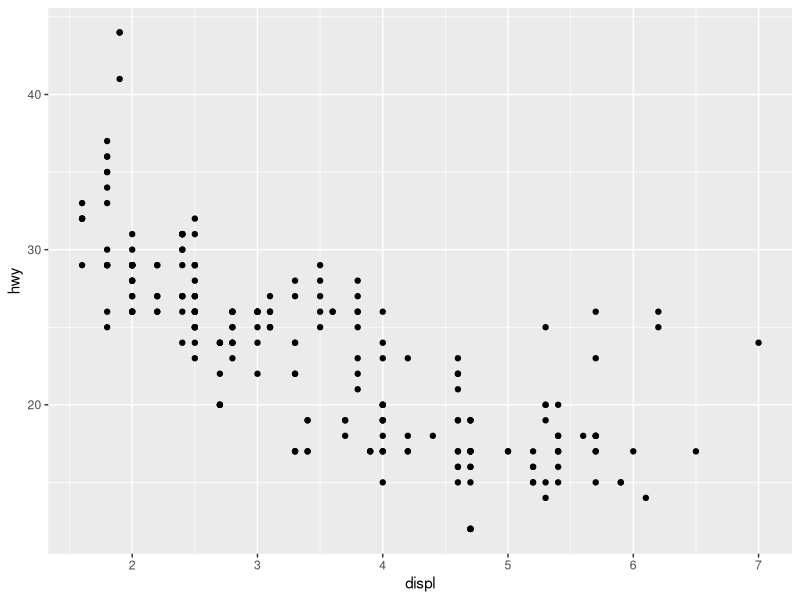
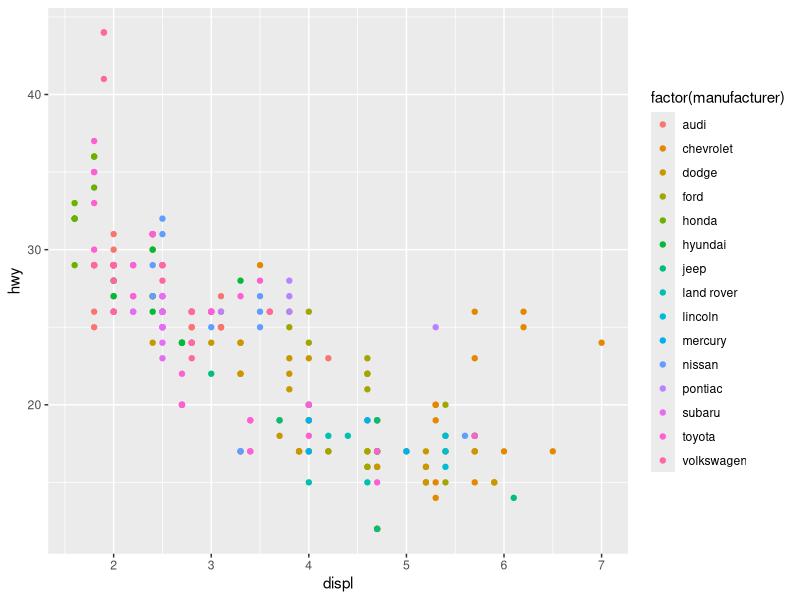
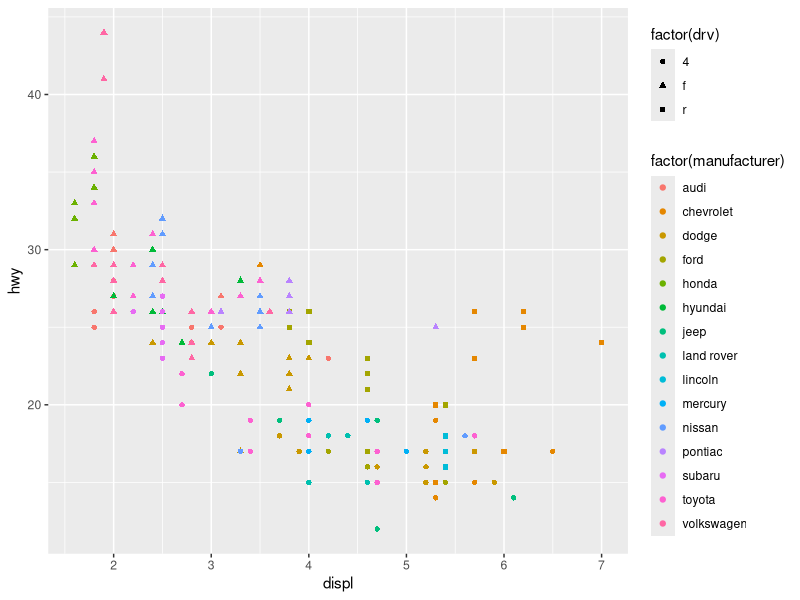
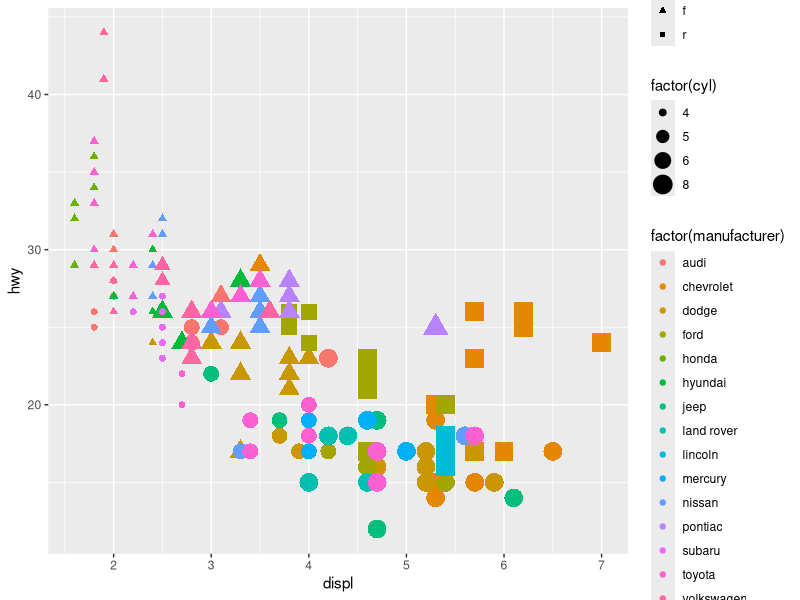
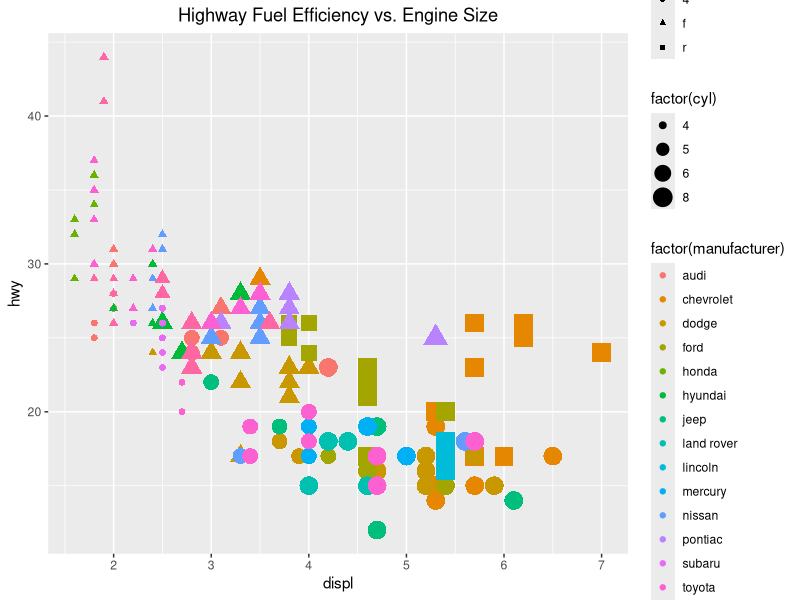

Generate these figures, in order, with R:

# EPI5143 Winter 2020 Quiz 3. Due Wednesday March 11th, 2020 by 11:59pm.   
# Please provide the code (and results from console if requested) you used to execute 
# the requested commands in each question 1 to 4 in this file.  Don't forget to include 
# your name in the document! (and in the filename) don't include the plot images themselves
# When you have completed the assignment, save it in same file format right from RStudio 
# (.R which is simply a plain text file) ans submit it to Github using instructions 
# from last class and the link emailed to you
# If you haven't already, install the "tidyverse" package, and load it into memory
# using the library() command
# The data visualization lecture notes, as well as Chapter 3: Data Visualization from 
# "R for Data Science" (available at https://r4ds.had.co.nz/ ) are good resources to 
# provide guidance 

#Nikola Rasevic
#note: 3 hashmarks (###) represent the answer to the question.

library(tidyverse)

# Question 1. The dataset mpg dataset is a base R dataset which includes data on fuel efficiency of a number
# of makes and models of automobile Have a look at this dataset using the View() command.
# how many observations and how many variables does this dataset have? (provide the code 
# and result from the console window)
# (hint:  use the nrow() and ncol() and/or the dim()  R functions )

###11 variables and 234 observations
view(mpg)
dim(mpg)

# The following commands to ggplot create a basic plot of the 
# highway fuel efficiency vs.engine size (displacement in L) for vehicles in the dataset
# ie. x=displ and y=hwy, run this code and look at the plot 
# (click zoom in the plots window to make it bigger) 
##################
 ggplot(data = mpg) + geom_point(mapping = aes(x = displ, y = hwy))
##################
# Question 2. modify and run the ggplot code to make each class of vehicle a different colour
ggplot(data = mpg) + geom_point(mapping = aes(x = displ, y = hwy, color = factor(manufacturer)))

# Question 3. further modify and run the code to use a different shape to plot vehicles
# according whether vehicle is front, rear or 4 wheel drive (drv)
ggplot(data = mpg) + geom_point(mapping = aes(x = displ, y = hwy, color = factor(manufacturer),
                                              shape = factor(drv)))

# Question 4. further modify and run the code to make the size of each point on the plot proportional
# to the number of cylinders the vehicle's engine has (cyl)
ggplot(data = mpg) + geom_point(mapping = aes(x = displ, y = hwy, color = factor(manufacturer),
                                              shape = factor(drv), size = factor(cyl)))

# Question 5. Modify the code to add a suitable title of your choice to your plot
plot <- ggplot(data = mpg) + geom_point(mapping = aes(x = displ, y = hwy, color = factor(manufacturer),
                                              shape = factor(drv), size = factor(cyl)))

plot+ggtitle("Highway Fuel Efficiency vs. Engine Size")+theme(plot.title = element_text(hjust = 0.5))

